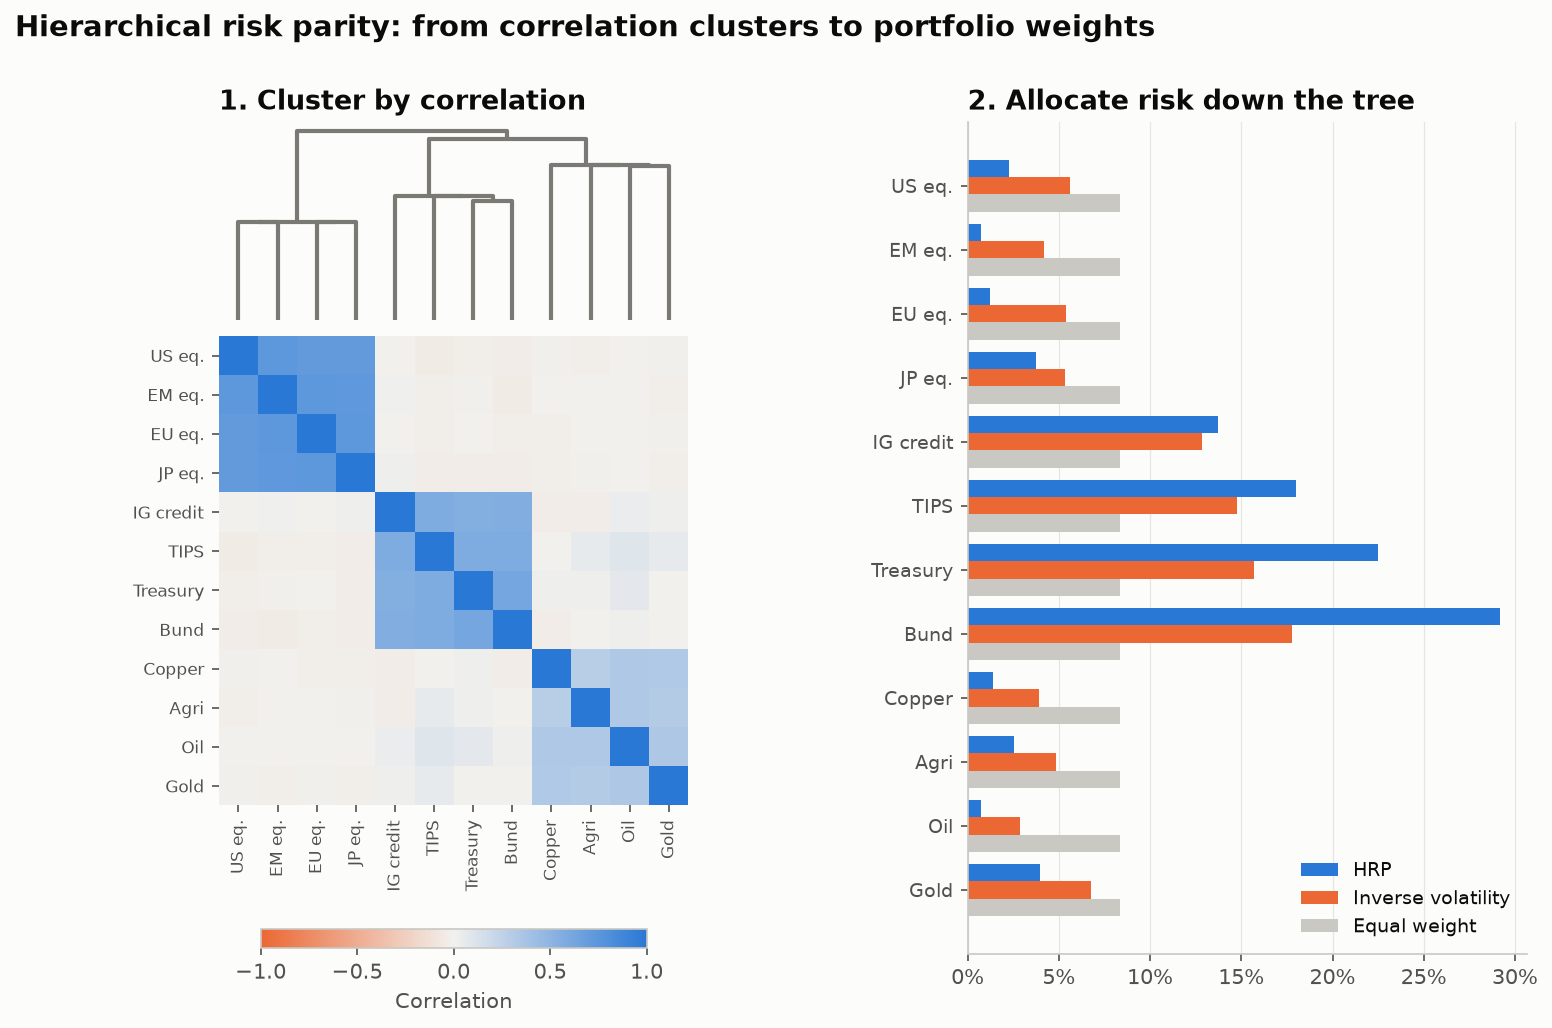

The Python source for this figure:
"""
Hierarchical Risk Parity (Dendrogram + Weights)  -  family: Finance & investment

DESIGN PURPOSE
Shows how hierarchical risk parity (López de Prado, 2016) builds a portfolio.
A dendrogram clusters assets by correlation, the reordered correlation matrix
shows the clusters as blocks, and the weights panel shows how risk is split
across clusters, then within them. The method needs no inversion of the
covariance matrix, so it avoids the unstable, concentrated weights of classic
mean-variance optimisation.

WHEN TO USE
  - Explain or audit an HRP (or other cluster-based) allocation
  - Show the correlation structure of a multi-asset universe
  - Compare risk-based weighting schemes side by side

AVOID WHEN
  - The audience only needs the final weights (a simple bar chart)
  - There are fewer than ~6 assets (the hierarchy is trivial)

ALTERNATIVES
  - Correlation network (minimum spanning tree)
  - Risk contribution chart
  - Clustered heatmap (seaborn clustermap)

REFERENCE
  - López de Prado, M. (2016). Building diversified portfolios that outperform
    out of sample. The Journal of Portfolio Management 42(4), 59–69.
    https://doi.org/10.3905/jpm.2016.42.4.059

EXAMPLE
Simulated daily returns for 12 assets in three groups (equities, bonds,
commodities) over three years. HRP is implemented from scratch with
numpy/scipy (single linkage, quasi-diagonalisation, recursive bisection). Not
investment advice.

NOTE: Educational examples with simulated or historical data. Not investment
advice; past performance does not predict future returns.

Run:  python hrp_dendrogram.py
"""
import sys
from pathlib import Path

import numpy as np
import pandas as pd
import matplotlib.pyplot as plt

# Library style: categorical colors in fixed order, recessive axes, hairline grid.
PALETTE = ["#2a78d6", "#eb6834", "#1baf7a", "#eda100",
           "#e87ba4", "#008300", "#6250d6", "#e34948"]
SEQ_CMAP = "Blues"      # sequential: one hue, light -> dark
DIV_CMAP = "RdBu_r"     # diverging: two opposite hues, neutral midpoint
GRAY = "#b8b7b1"        # de-emphasised marks
plt.rcParams.update({
    "figure.figsize": (8, 4.8), "figure.dpi": 110, "figure.facecolor": "#fcfcfb",
    "axes.facecolor": "#fcfcfb", "axes.edgecolor": "#c9c8c3", "axes.linewidth": 0.8,
    "axes.spines.top": False, "axes.spines.right": False,
    "axes.grid": True, "grid.color": "#e6e5e1", "grid.linewidth": 0.6, "axes.axisbelow": True,
    "axes.prop_cycle": plt.cycler(color=PALETTE),
    "axes.titlesize": 13, "axes.titleweight": "bold", "axes.titlelocation": "left",
    "axes.labelcolor": "#52514e", "xtick.color": "#52514e", "ytick.color": "#52514e",
    "text.color": "#0b0b0b", "font.size": 10, "lines.linewidth": 2,
    "legend.frameon": False,
})

from matplotlib.colors import LinearSegmentedColormap, TwoSlopeNorm
from scipy.cluster.hierarchy import dendrogram, leaves_list, linkage
from scipy.spatial.distance import squareform

# --- Example data ------------------------------------------------------------
rng = np.random.default_rng(8)
groups = {"US eq.": 0.011, "EU eq.": 0.012, "JP eq.": 0.012, "EM eq.": 0.015,
          "Treasury": 0.004, "Bund": 0.0035, "IG credit": 0.005, "TIPS": 0.0045,
          "Oil": 0.022, "Gold": 0.010, "Copper": 0.016, "Agri": 0.013}
cluster = ["eq"] * 4 + ["bond"] * 4 + ["cmd"] * 4
n = 756
factors = {k: rng.standard_normal(n) for k in ("eq", "bond", "cmd")}
loading = {"eq": 0.85, "bond": 0.75, "cmd": 0.55}
rets = pd.DataFrame({
    name: vol * (loading[c] * factors[c] + np.sqrt(1 - loading[c] ** 2) * rng.standard_normal(n))
    for (name, vol), c in zip(groups.items(), cluster)})
rets.std().mul(np.sqrt(252)).round(3).rename("annual vol")

# --- Plot --------------------------------------------------------------------
cov, corr = rets.cov(), rets.corr()
dist = np.sqrt(0.5 * (1 - corr.clip(-1, 1)))
link = linkage(squareform(dist.values, checks=False), method="single")
order = list(corr.index[leaves_list(link)])


def cluster_var(cols):
    c = cov.loc[cols, cols].values
    w = 1 / np.diag(c)
    w /= w.sum()
    return w @ c @ w


def hrp_weights(order):
    w = pd.Series(1.0, index=order)
    stack = [order]
    while stack:
        items = stack.pop()
        if len(items) < 2:
            continue
        left, right = items[: len(items) // 2], items[len(items) // 2:]
        vl, vr = cluster_var(left), cluster_var(right)
        alpha = 1 - vl / (vl + vr)
        w[left] *= alpha
        w[right] *= 1 - alpha
        stack += [left, right]
    return w


weights = pd.DataFrame({
    "HRP": hrp_weights(order),
    "Inverse volatility": (1 / rets.std()) / (1 / rets.std()).sum(),
    "Equal weight": 1 / len(order)}).loc[order]

fig = plt.figure(figsize=(12, 7.2))
gs = fig.add_gridspec(2, 2, width_ratios=[1.15, 1], height_ratios=[0.32, 1], wspace=0.32, hspace=0.04)
ax_d = fig.add_subplot(gs[0, 0])
dendrogram(link, ax=ax_d, color_threshold=0, above_threshold_color="#7a7974", no_labels=True)
ax_d.set_axis_off()
ax_d.set_title("1. Cluster by correlation", loc="left")

ax_h = fig.add_subplot(gs[1, 0])
cmap = LinearSegmentedColormap.from_list("div", [PALETTE[1], "#f2f1ee", PALETTE[0]])
im = ax_h.imshow(corr.loc[order, order], cmap=cmap, norm=TwoSlopeNorm(0, -1, 1))
ax_h.set_xticks(range(len(order)), order, rotation=90, fontsize=8)
ax_h.set_yticks(range(len(order)), order, fontsize=8)
ax_h.grid(False)
for sp in ax_h.spines.values():
    sp.set_visible(False)
fig.colorbar(im, ax=ax_h, orientation="horizontal", fraction=0.04, pad=0.2, shrink=0.6, label="Correlation")

ax_w = fig.add_subplot(gs[:, 1])
y = np.arange(len(order))
h = 0.27
for k, (col, color) in enumerate(zip(weights.columns, [PALETTE[0], PALETTE[1], "#c9c8c3"])):
    ax_w.barh(y + (k - 1) * h, weights[col], height=h, color=color, label=col)
ax_w.set_yticks(y, order, fontsize=9)
ax_w.invert_yaxis()
ax_w.xaxis.set_major_formatter(plt.FuncFormatter(lambda v, _: f"{v:.0%}"))
ax_w.grid(axis="y", visible=False)
ax_w.set_title("2. Allocate risk down the tree", loc="left")
ax_w.legend(loc="lower right", fontsize=9)
fig.suptitle("Hierarchical risk parity: from correlation clusters to portfolio weights",
             x=0.06, ha="left", fontsize=14, fontweight="bold")
fig.canvas.draw()                                 # align dendrogram leaves with heatmap columns
ph, pdg = ax_h.get_position(), ax_d.get_position()
ax_d.set_position([ph.x0, pdg.y0, ph.width, pdg.height])

# --- Save / show -------------------------------------------------------------
out = Path(__file__).with_name(Path(__file__).stem + ".png")
fig.savefig(out, dpi=150, bbox_inches="tight")
print(f"saved {out}")
if "--no-show" not in sys.argv:
    plt.show()
